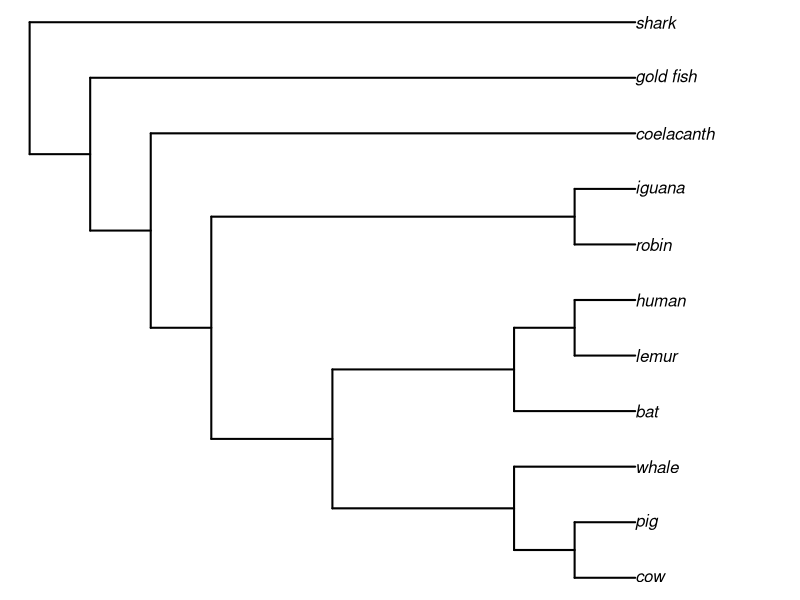

Here is the R script that generated this plot:
library(ape)
text.string<- "(((((((cow, pig),whale),(bat,(lemur,human))),(robin,iguana)),coelacanth),gold_fish),shark);" 
vert.tree<-read.tree(text=text.string)
plot(vert.tree,no.margin=TRUE,edge.width=2)